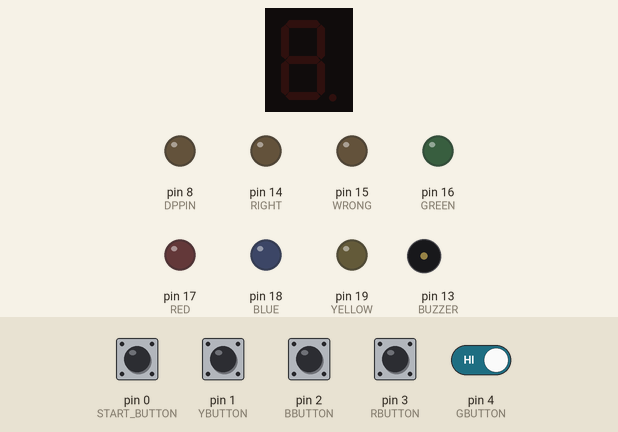
Recording of a sketch running on a simulated Arduino Uno, built with avr-gcc and run on an emulated ATmega328P. Shown: 1-digit seven-segment display, output pins drawn as LEDs (lit = HIGH), buzzer (waves = sounding). Wiring (inferred from the names in the program): 1-digit 7-segment display, segments lit when HIGH: segments pin 11, pin 12, pin 7, pin 6, pin 5, pin 9, pin 10, pin 6. Inputs (shaded band) come from the test bench; at power-on: pin 0 (START_BUTTON), pin 1 (YBUTTON), pin 2 (BBUTTON), pin 3 (RBUTTON), pin 4 (GBUTTON) HIGH. Random numbers use the default seed unless the sketch sets one; the segment pins are drawn as the display they are named for; pins used as bus, display or sensor lines are not drawn.

Above: at 1.2 s.
1.3 s: pin 0 (START_BUTTON) pulled LOW for 0.15 s
At 3.6 s:
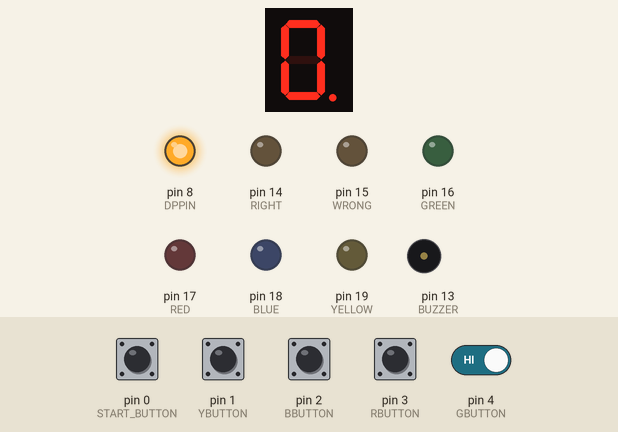
4.0 s: pin 1 (YBUTTON) pulled LOW for 0.15 s
At 5.1 s:
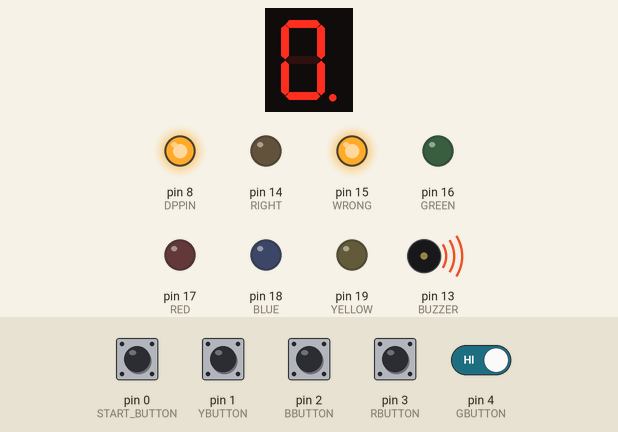
7.1 s: pin 0 (START_BUTTON) pulled LOW for 1 s
At 8.1 s:
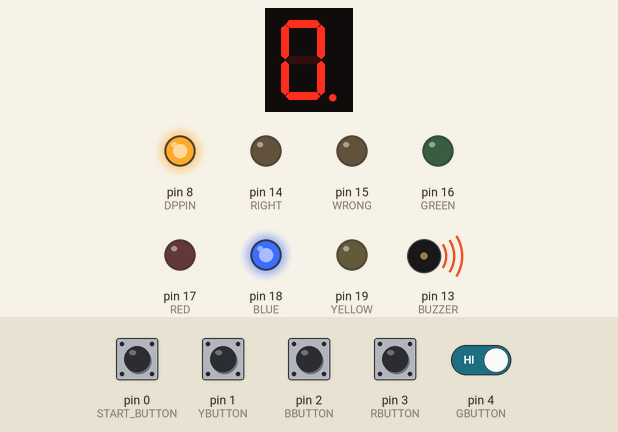
9.8 s: pin 2 (BBUTTON) pulled LOW for 0.15 s
At 12.7 s:
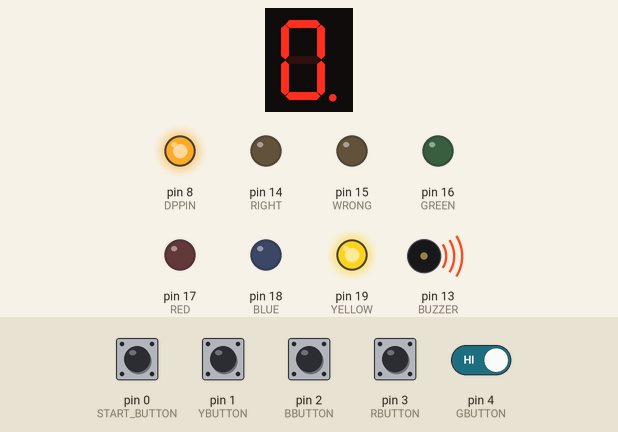
12.8 s: pin 1 (YBUTTON) driven LOW and pin 4 (GBUTTON) driven LOW
At 14.1 s:
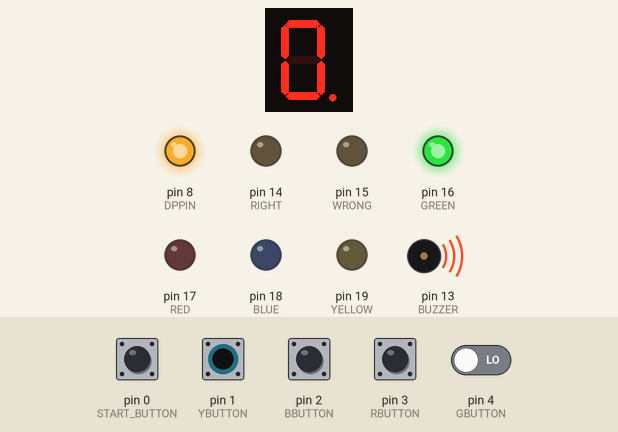
Timing chart, 0 to 16.8 s (numbered marks = the images above; inputs shaded):
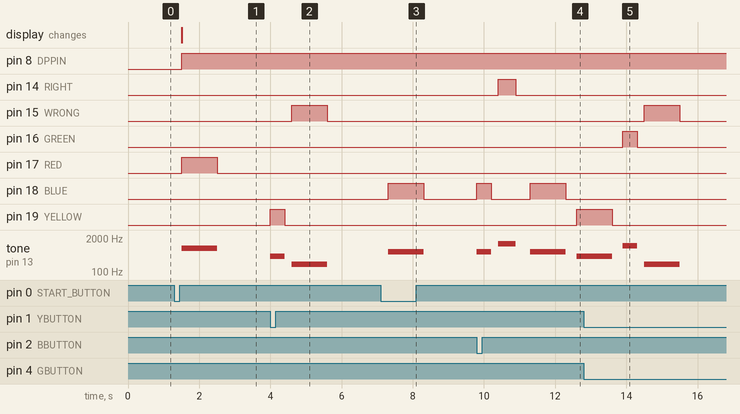

The sketch:

simon.ino
```cpp
  static const int RED = 17;
  static const int BLUE = 18;
  static const int GREEN = 16;
  static const int YELLOW = 19;
  static const int WRONG = 15;
  static const int RIGHT = 14;

  static const int RBUTTON = 3;
  static const int BBUTTON = 2;
  static const int GBUTTON = 4;
  static const int YBUTTON = 1;
  static const int START_BUTTON = 0;

  static const int RED_TONE = 200;
  static const int BLUE_TONE = 400;
  static const int GREEN_TONE = 600;
  static const int YELLOW_TONE = 800;
  static const int GAMEOVER_TONE = 1000;
  static const int BUZZER = 13;

  static const int APIN = 11;
  static const int BPIN = 12;
  static const int CPIN = 7;
  static const int DPIN = 6;
  static const int EPIN = 5;
  static const int FPIN = 9;
  static const int GPIN = 10;
  static const int DPPIN = 8;


const int MAX_LEVEL = 100;
int sequence[MAX_LEVEL];
int input_sequence[MAX_LEVEL];
int level = 1;
int speed = 1000;

void setup() {
  //led
  pinMode(RED, OUTPUT);
  pinMode(BLUE, OUTPUT);
  pinMode(GREEN, OUTPUT);
  pinMode(YELLOW, OUTPUT);
  pinMode(WRONG, OUTPUT);
  pinMode(RIGHT, OUTPUT);

  //button
  pinMode(RBUTTON, INPUT_PULLUP);
  pinMode(BBUTTON, INPUT_PULLUP);
  pinMode(GBUTTON, INPUT_PULLUP);
  pinMode(YBUTTON, INPUT_PULLUP);
  pinMode(START_BUTTON, INPUT_PULLUP);

  //buzzer
  pinMode(BUZZER, OUTPUT);

  //7display
  pinMode(APIN, OUTPUT);
  pinMode(BPIN, OUTPUT);
  pinMode(CPIN, OUTPUT);
  pinMode(DPIN, OUTPUT);
  pinMode(EPIN, OUTPUT);
  pinMode(FPIN, OUTPUT);
  pinMode(GPIN, OUTPUT);
  pinMode(DPPIN, OUTPUT);

}

void loop() {
  if (level == 1)
    generate_sequence();

  if (digitalRead(START_BUTTON)== LOW || level != 1){
    delay(200);
    difficulty();
    show_sequence();
    get_sequence();
  }
}

void generate_sequence(){
  randomSeed(millis());

  for (int i = 0; i < MAX_LEVEL; i++){
    sequence[i] = random(16,20);
  }
}

void show_sequence(){
  digitalWrite(RED, LOW);
  digitalWrite(BLUE, LOW);
  digitalWrite(GREEN, LOW);
  digitalWrite(YELLOW, LOW);

  for (int i = 0; i < level; i++){
    if(sequence[i] == 17) tone(BUZZER,800);
    if(sequence[i] == 18) tone(BUZZER,600);
    if(sequence[i] == 16) tone(BUZZER,1000);
    if(sequence[i] == 19) tone(BUZZER,400);
    digitalWrite(sequence[i], HIGH);
    delay(speed);
    digitalWrite(sequence[i], LOW);
    noTone(BUZZER);
    delay(300);
  }
}

void get_sequence(){
  int flag = 0;

  for (int i = 0; i < level; i++){
    flag = 0;
    while(flag == 0){
      if (digitalRead(RBUTTON) == LOW){
        digitalWrite(RED, HIGH);
        tone(BUZZER,800);
        input_sequence[i] = RED;
        flag = 1;
        delay(400);
        noTone(BUZZER);
        digitalWrite(RED, LOW);
        if (input_sequence[i] != sequence[i]){
          wrong_sequence();
          return;
        }
      }

      if (digitalRead(BBUTTON) == LOW){
        digitalWrite(BLUE, HIGH);
        tone(BUZZER,600);
        input_sequence[i] = BLUE;
        flag = 1;
        delay(400);
        noTone(BUZZER);
        digitalWrite(BLUE, LOW);
        if (input_sequence[i] != sequence[i]){
          wrong_sequence();
          return;
        }
      }

      if (digitalRead(GBUTTON) == LOW){
        digitalWrite(GREEN, HIGH);
        tone(BUZZER,1000);
        input_sequence[i] = GREEN;
        flag = 1;
        delay(400);
        noTone(BUZZER);
        digitalWrite(GREEN, LOW);
        if (input_sequence[i] != sequence[i]){
          wrong_sequence();
          return;
        }
      }

      if (digitalRead(YBUTTON) == LOW){
        digitalWrite(YELLOW, HIGH);
        tone(BUZZER,400);
        input_sequence[i] = YELLOW;
        flag = 1;
        delay(400);
        noTone(BUZZER);
        digitalWrite(YELLOW, LOW);
        if (input_sequence[i] != sequence[i]){
          wrong_sequence();
          return;
        }
      }
    }
  }
  right_sequence();
}

void wrong_sequence(){
  delay(200);
  digitalWrite(WRONG, HIGH);
  tone(BUZZER, 200);
  delay(1000);
  digitalWrite(WRONG, LOW);
  noTone(BUZZER);

  level = 1;
  speed = 1000;

  delay(200);
}

void right_sequence(){
  delay(200);
  digitalWrite(RIGHT, HIGH);
  tone(BUZZER, 1200);
  delay(500);
  digitalWrite(RIGHT, LOW);
  noTone(BUZZER);

  if (level < MAX_LEVEL);
    level++;

  if(level == 11 || level == 21 || level == 31 || level == 41 || level == 51 || level == 61 || level == 71 || level == 81 || level == 91 )
    speed -= 100;

  delay(200);
}

void difficulty(){
  for(int i=5;i<13;i++){
    digitalWrite(i,LOW);
  }
  if(level >= 1 and level <= 10){
    digitalWrite(APIN,HIGH);  //zero
    digitalWrite(BPIN,HIGH);
    digitalWrite(FPIN,HIGH);
    digitalWrite(EPIN,HIGH);
    digitalWrite(DPIN,HIGH);
    digitalWrite(CPIN,HIGH);
    digitalWrite(DPPIN,HIGH);
  }
  if(level >= 11 and level <= 20){
    digitalWrite(BPIN,HIGH);  //one
    digitalWrite(CPIN,HIGH);
    digitalWrite(DPPIN,HIGH);
  }
  if(level >= 21 and level <= 30){
    digitalWrite(APIN,HIGH);  //two
    digitalWrite(BPIN,HIGH);
    digitalWrite(GPIN,HIGH);
    digitalWrite(EPIN,HIGH);
    digitalWrite(DPIN,HIGH);
    digitalWrite(DPPIN,HIGH);
  }
  if(level >= 31 and level <= 40){
    digitalWrite(APIN,HIGH); // three
    digitalWrite(BPIN,HIGH);
    digitalWrite(GPIN,HIGH);
    digitalWrite(CPIN,HIGH);
    digitalWrite(DPIN,HIGH);
    digitalWrite(DPPIN,HIGH);
  }
  if(level >= 41 and level <= 50){
    digitalWrite(FPIN,HIGH); //four
    digitalWrite(BPIN,HIGH);
    digitalWrite(GPIN,HIGH);
    digitalWrite(CPIN,HIGH);
    digitalWrite(DPPIN,HIGH);
  }
  if(level >= 51 and level <= 60){
    digitalWrite(APIN,HIGH); //five
    digitalWrite(FPIN,HIGH);
    digitalWrite(GPIN,HIGH);
    digitalWrite(CPIN,HIGH);
    digitalWrite(DPIN,HIGH);
    digitalWrite(DPPIN,HIGH);
  }
  if(level >= 61 and level <= 70){
    digitalWrite(APIN,HIGH); //six
    digitalWrite(FPIN,HIGH);
    digitalWrite(GPIN,HIGH);
    digitalWrite(EPIN,HIGH);
    digitalWrite(DPIN,HIGH);
    digitalWrite(CPIN,HIGH);
    digitalWrite(DPPIN,HIGH);
  }
  if(level >= 71 and level <= 80){
    digitalWrite(APIN,HIGH);  //seven
    digitalWrite(BPIN,HIGH);
    digitalWrite(CPIN,HIGH);
    digitalWrite(DPPIN,HIGH);
  }
  if(level >= 81 and level <= 00){
    digitalWrite(APIN,HIGH);  //eight
    digitalWrite(BPIN,HIGH);
    digitalWrite(FPIN,HIGH);
    digitalWrite(GPIN,HIGH);
    digitalWrite(EPIN,HIGH);
    digitalWrite(DPIN,HIGH);
    digitalWrite(CPIN,HIGH);
    digitalWrite(DPPIN,HIGH);
  }
  if(level >= 91 and level <= 100){
    digitalWrite(APIN,HIGH);  //nine
    digitalWrite(BPIN,HIGH);
    digitalWrite(FPIN,HIGH);
    digitalWrite(GPIN,HIGH);
    digitalWrite(DPIN,HIGH);
    digitalWrite(CPIN,HIGH);
    digitalWrite(DPPIN,HIGH);
  }

}
```

Measured:
- after the input at 1.3 s, pin 8 (DPPIN): LOW → HIGH after 0.21 s; pin 17 (RED): LOW → HIGH after 0.21 s, → LOW 1.0 s later; tone on pin 13 (BUZZER): silent → 800 Hz after 0.21 s, → silent 1.0 s later; the display: changes after 0.21 s (image 1)
- after the input at 4.0 s, pin 15 (WRONG): LOW → HIGH after 0.60 s, → LOW 1.0 s later; pin 19 (YELLOW): LOW → HIGH at once, → LOW 0.40 s later; tone on pin 13 (BUZZER): silent → 400 Hz at once, → silent 0.40 s later, → 200 Hz 0.20 s later, → silent 1.0 s later
- after the input at 7.1 s, pin 18 (BLUE): LOW → HIGH after 0.21 s, → LOW 1.0 s later; tone on pin 13 (BUZZER): silent → 600 Hz after 0.21 s, → silent 1.0 s later
- after the input at 9.8 s, pin 14 (RIGHT): LOW → HIGH after 0.60 s, → LOW 0.50 s later; pin 18 (BLUE): LOW → HIGH at once, → LOW 0.40 s later, → HIGH 1.1 s later, → LOW 1.0 s later; pin 19 (YELLOW): LOW → HIGH after 2.8 s; tone on pin 13 (BUZZER): plays 600 Hz for 0.40 s, 1200 Hz for 0.50 s, 600 Hz for 1.0 s, 400 Hz for 0.20 s, starting at once
- after the input at 12.8 s, pin 15 (WRONG): LOW → HIGH after 1.7 s, → LOW 1.0 s later; pin 16 (GREEN): LOW → HIGH after 1.1 s, → LOW 0.40 s later
